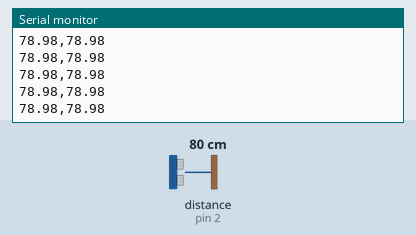
A sketch run on a simulated Arduino Uno, built with avr-gcc and run on an emulated ATmega328P. Shown: the last lines printed to the serial monitor. Wiring (inferred from the names in the program): ultrasonic range finder: trigger pin 3; echo pin 2. Inputs (shaded band) come from the test bench; at power-on: distance to the obstacle (sensor on pin 2) 80 cm. The echo pulse lasts 58.3 µs per cm.

Above: at 1.2 s.
1.3 s: distance to the obstacle (sensor on pin 2) set to 9 cm
At 2.3 s:
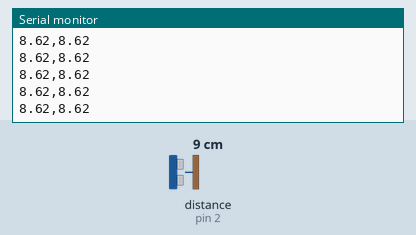
4.3 s: distance to the obstacle (sensor on pin 2) set to 2 cm
At 5.3 s:
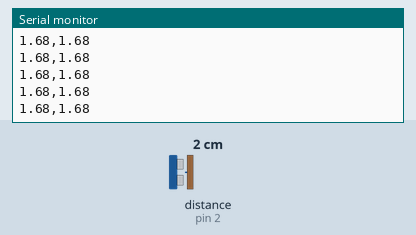
Timing chart, 0 to 7.3 s (numbered marks = the images above; inputs shaded):
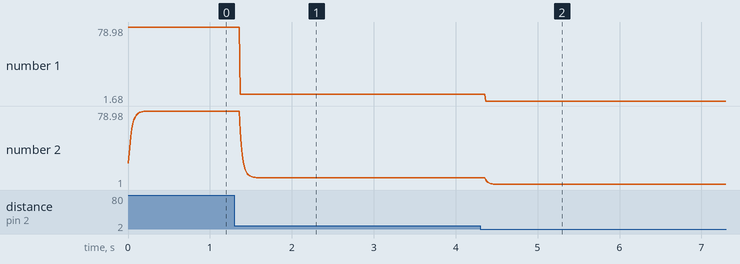

The sketch:

LowPassFilter.ino
```cpp
#define TRIG 3
#define ECHO 2

float prevX = 0;
float alpha = 0.7;
/* 가중치. 0과 1사이의 값을 가진다.
 * alpha가 클수록 측정값을 작게 반영하여 노이즈를 잘 잡지만 측정값의 변화에 민감하게 반응하지 못한다.
 * alpha가 작을수록 측정값을 크게 반영하여 측정값의 변화에 빠르게 반응하지만 노이즈가 크다.
 */

void setup() {
  Serial.begin(9600);
  pinMode(TRIG,OUTPUT);
  pinMode(ECHO,INPUT);
}

void loop() {
  float duration, distance;

  digitalWrite(TRIG, LOW);
  delayMicroseconds(2);
  digitalWrite(TRIG, HIGH);
  delayMicroseconds(10);
  digitalWrite(TRIG, LOW);

  duration = pulseIn (ECHO, HIGH);
  distance = duration * 17 / 1000;

  Serial.print(distance);
  Serial.print(",");
  Serial.print(LowPassFilter(distance));
  Serial.println();
}

float LowPassFilter(float x){
  x = alpha * prevX + (1 - alpha) * x;
  prevX = x;
  return x;
}
```

Measured:
- after the input at 1.3 s, the serial monitor: prints a new line after 0.07 s (image 1)
- after the input at 4.3 s, the serial monitor: prints a new line after 0.07 s (image 2)
- plotted number 1: 78.98 → 8.62 after the input at 1.3 s, 8.62 → 1.68 after the input at 4.3 s
- plotted number 2: 78.98 → 8.62 after the input at 1.3 s, 8.62 → 1 after the input at 4.3 s
